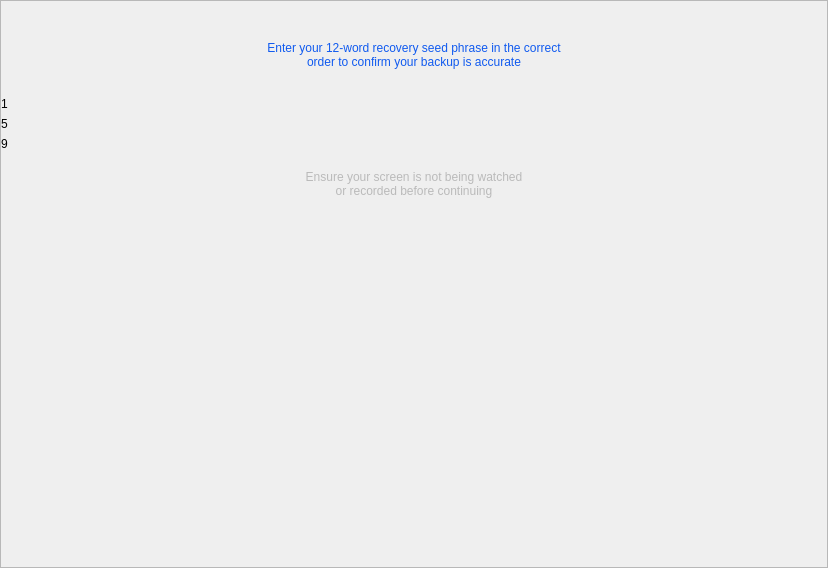
<?xml version="1.0" encoding="UTF-8"?>
<ui version="4.0">
 <class>TutorialMnemonicRevealed</class>
 <widget class="QWidget" name="TutorialMnemonicRevealed">
  <property name="geometry">
   <rect>
    <x>0</x>
    <y>0</y>
    <width>828</width>
    <height>568</height>
   </rect>
  </property>
  <property name="windowTitle">
   <string>Form</string>
  </property>
  <layout class="QHBoxLayout" name="horizontalLayout">
   <property name="leftMargin">
    <number>0</number>
   </property>
   <property name="topMargin">
    <number>0</number>
   </property>
   <property name="rightMargin">
    <number>0</number>
   </property>
   <property name="bottomMargin">
    <number>0</number>
   </property>
   <item>
    <widget class="QFrame" name="frame_2">
     <property name="layoutDirection">
      <enum>Qt::LeftToRight</enum>
     </property>
     <property name="frameShape">
      <enum>QFrame::StyledPanel</enum>
     </property>
     <property name="frameShadow">
      <enum>QFrame::Raised</enum>
     </property>
     <layout class="QVBoxLayout" name="verticalLayout" stretch="0,1,0,1,1,0,0">
      <property name="leftMargin">
       <number>0</number>
      </property>
      <property name="topMargin">
       <number>0</number>
      </property>
      <property name="rightMargin">
       <number>0</number>
      </property>
      <property name="bottomMargin">
       <number>0</number>
      </property>
      <item>
       <spacer name="verticalSpacer_7">
        <property name="orientation">
         <enum>Qt::Vertical</enum>
        </property>
        <property name="sizeType">
         <enum>QSizePolicy::Fixed</enum>
        </property>
        <property name="sizeHint" stdset="0">
         <size>
          <width>20</width>
          <height>40</height>
         </size>
        </property>
       </spacer>
      </item>
      <item>
       <widget class="QLabel" name="labelMessage">
        <property name="sizePolicy">
         <sizepolicy hsizetype="Preferred" vsizetype="Fixed">
          <horstretch>0</horstretch>
          <verstretch>0</verstretch>
         </sizepolicy>
        </property>
        <property name="minimumSize">
         <size>
          <width>0</width>
          <height>40</height>
         </size>
        </property>
        <property name="maximumSize">
         <size>
          <width>16777215</width>
          <height>40</height>
         </size>
        </property>
        <property name="styleSheet">
         <string notr="true">color:#105aef;</string>
        </property>
        <property name="text">
         <string>Enter your 12-word recovery seed phrase in the correct
order to confirm your backup is accurate</string>
        </property>
        <property name="alignment">
         <set>Qt::AlignHCenter|Qt::AlignTop</set>
        </property>
       </widget>
      </item>
      <item>
       <spacer name="verticalSpacer_5">
        <property name="orientation">
         <enum>Qt::Vertical</enum>
        </property>
        <property name="sizeType">
         <enum>QSizePolicy::Fixed</enum>
        </property>
        <property name="sizeHint" stdset="0">
         <size>
          <width>20</width>
          <height>10</height>
         </size>
        </property>
       </spacer>
      </item>
      <item>
       <layout class="QHBoxLayout" name="horizontalLayout_2" stretch="0,1">
        <item>
         <layout class="QVBoxLayout" name="verticalLayout_2">
          <item>
           <widget class="QLabel" name="label">
            <property name="minimumSize">
             <size>
              <width>30</width>
              <height>0</height>
             </size>
            </property>
            <property name="text">
             <string>1</string>
            </property>
           </widget>
          </item>
          <item>
           <widget class="QLabel" name="label_2">
            <property name="text">
             <string>5</string>
            </property>
           </widget>
          </item>
          <item>
           <widget class="QLabel" name="label_3">
            <property name="text">
             <string>9</string>
            </property>
           </widget>
          </item>
         </layout>
        </item>
        <item>
         <layout class="QGridLayout" name="gridLayoutMnemonic">
          <property name="rightMargin">
           <number>30</number>
          </property>
         </layout>
        </item>
       </layout>
      </item>
      <item>
       <spacer name="verticalSpacer_6">
        <property name="orientation">
         <enum>Qt::Vertical</enum>
        </property>
        <property name="sizeType">
         <enum>QSizePolicy::Fixed</enum>
        </property>
        <property name="sizeHint" stdset="0">
         <size>
          <width>20</width>
          <height>10</height>
         </size>
        </property>
       </spacer>
      </item>
      <item>
       <widget class="QLabel" name="label_4">
        <property name="minimumSize">
         <size>
          <width>0</width>
          <height>40</height>
         </size>
        </property>
        <property name="maximumSize">
         <size>
          <width>16777215</width>
          <height>50</height>
         </size>
        </property>
        <property name="styleSheet">
         <string notr="true">color:#bababa;
padding-top:3px;</string>
        </property>
        <property name="text">
         <string>Ensure your screen is not being watched 
or recorded before continuing
</string>
        </property>
        <property name="alignment">
         <set>Qt::AlignCenter</set>
        </property>
       </widget>
      </item>
      <item>
       <spacer name="verticalSpacer_4">
        <property name="orientation">
         <enum>Qt::Vertical</enum>
        </property>
        <property name="sizeType">
         <enum>QSizePolicy::Expanding</enum>
        </property>
        <property name="sizeHint" stdset="0">
         <size>
          <width>20</width>
          <height>40</height>
         </size>
        </property>
       </spacer>
      </item>
     </layout>
    </widget>
   </item>
  </layout>
 </widget>
 <resources/>
 <connections/>
</ui>
